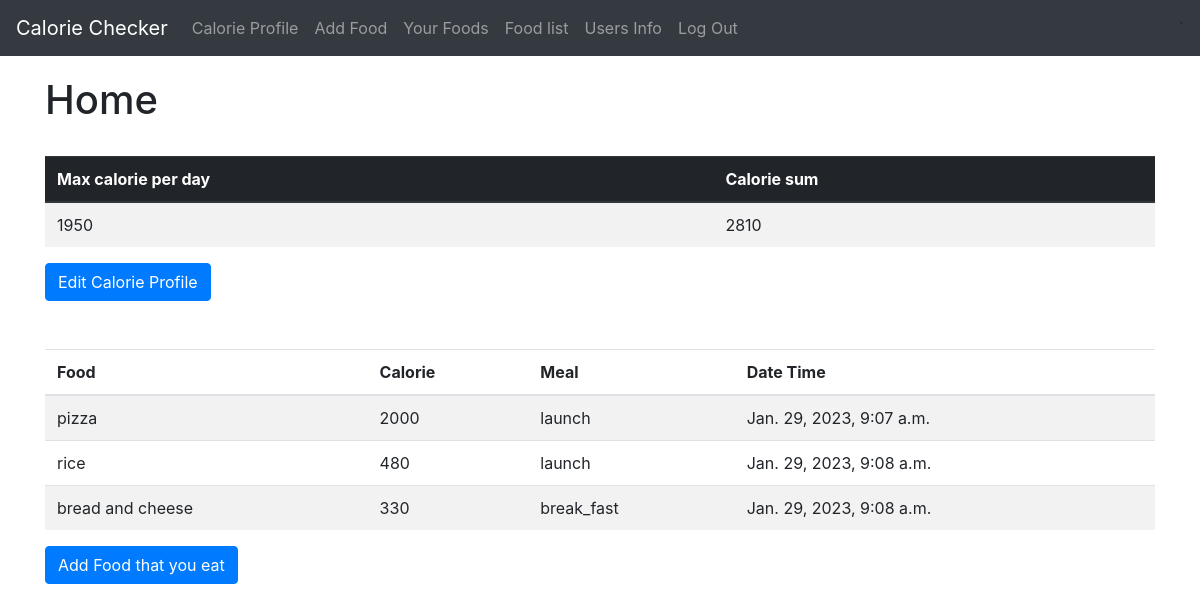
The app's page / (signed in) with its own data.
### calorie/models.py (models this page shows, shortened)
class CalorieProfile(models.Model):
    user = models.OneToOneField(User, related_name='calorie_profile', on_delete=models.CASCADE)
    max_daily_calorie = models.PositiveBigIntegerField()

class UserFood(models.Model):
    BREAK_FAST = 'break_fast'
    LAUNCH = 'launch'
    DINNER = 'dinner'
    MEAL_CHOICES = (
        ('b', BREAK_FAST),
        ('l', LAUNCH),
        ('d', DINNER),
    )
    user = models.ForeignKey(User, related_name='foods', on_delete=models.CASCADE)
    food = models.ForeignKey(Food, related_name='users', on_delete=models.CASCADE)
    meal = models.CharField(max_length=10, choices=MEAL_CHOICES)
    created_at = models.DateTimeField(auto_now_add=True)

class Food(models.Model):
    name = models.CharField(max_length=256)
    calorie = models.PositiveBigIntegerField()

### calorie/views.py (the view)
# urls.py: path('', HomeView.as_view(), name='home'),
class HomeView(LoginRequiredMixin, DetailView):
    template_name = 'home.html'
    def get_object(self, queryset=None):
        return User.objects.select_related('calorie_profile').annotate(
            calorie_sum=Coalesce(Sum('foods__food__calorie'), 0)).get(
                id=self.request.user.id)

### templates/home.html
{% extends 'base.html' %}
{% block content %}
    <h1>Home</h1>
    <br>
    <table class="table table-striped">
        <thead class="thead-dark">
        <tr>
            <th scope="col">Max calorie per day</th>
            <th scope="col">Calorie sum</th>
        </tr>
        </thead>
        <tbody>
        <tr>
            {% if object.calorie_profile %}
                <td>{{ object.calorie_profile.max_daily_calorie }}</td>
            {% else %}
                <td><a class="btn btn-primary" href="{% url 'calorie_profile_new' %}">Create
                    Calorie Profile</a></td>
            {% endif %}
            <td>{{ object.calorie_sum }}</td>
        </tr>
        </tbody>
    </table>
    {% if object.calorie_profile %}
        <a class="btn btn-primary" href="{% url 'calorie_profile_edit' %}">Edit Calorie Profile</a>
    {% endif %}
    <br>
    <br>
    <br>
    <table class="table table-striped">
        <thead>
        <tr>
            <th scope="col">Food</th>
            <th scope="col">Calorie</th>
            <th scope="col">Meal</th>
            <th scope="col">Date Time</th>
        </tr>
        </thead>
        <tbody>
        {% for obj in object.foods.all %}
            <tr>
                <td>{{ obj.food.name }}</td>
                <td>{{ obj.food.calorie }}</td>
                <td>{{ obj.get_meal_display }}</td>
                <td>{{ obj.created_at }}</td>
            </tr>
        {% endfor %}
        </tbody>
    </table>
    <a class="btn btn-primary" href="{% url 'user_food_new' %}">Add Food that you eat</a>
{% endblock content %}

### static/css/base.css (style rules this page uses)
body { font-family: 'Source Sans Pro', sans-serif; font-size: 18px; }

### records on screen
UserFood: food.name "pizza", food.calorie "2000", meal "launch", created_at "Jan. 29, 2023, 9:07 a.m."
UserFood: food.name "rice", food.calorie "480", meal "launch", created_at "Jan. 29, 2023, 9:08 a.m."
UserFood: food.name "bread and cheese", food.calorie "330", meal "break_fast", created_at "Jan. 29, 2023, 9:08 a.m."

### other values on screen
{{ object.calorie_profile.max_daily_calorie }} "1950"
{{ object.calorie_sum }} "2810"
